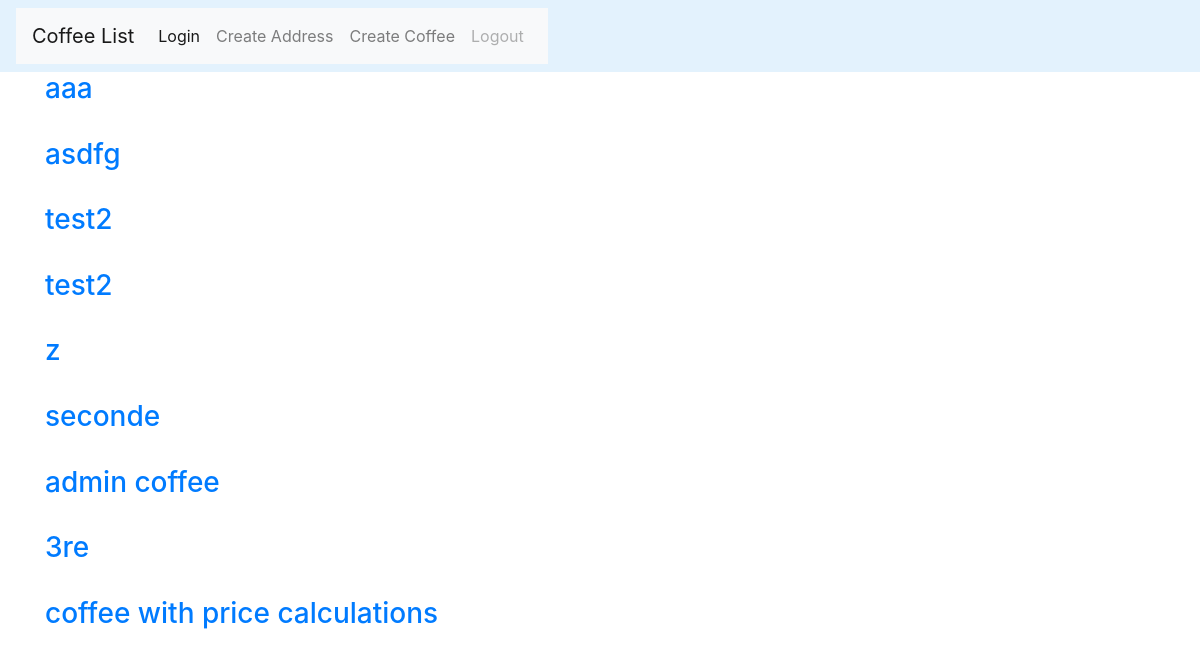
/coffee/userCoffees/ (signed in), run on an earlier commit of the app's database.
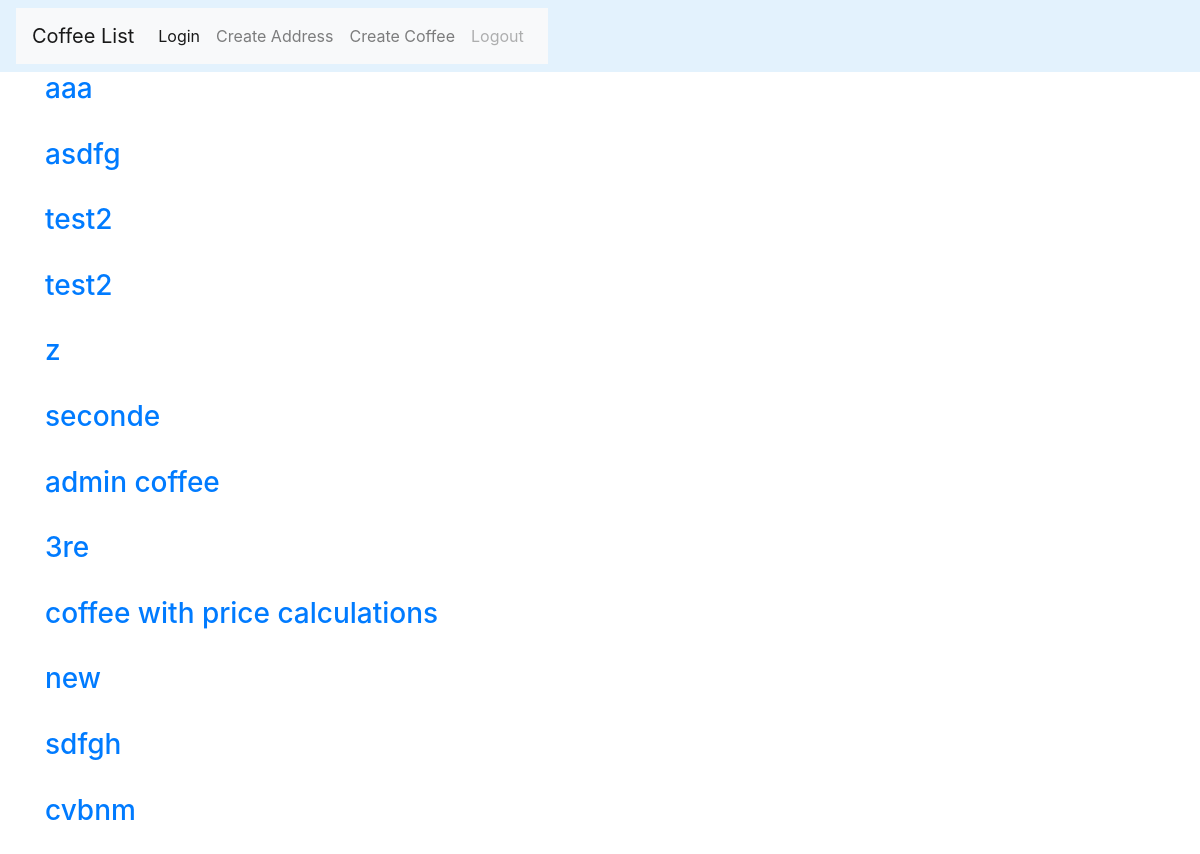
And on a later commit of the database.
### coffee/models.py (models this page shows, shortened)
class Coffee(models.Model):
	user=models.ForeignKey(User)
	name=models.CharField(max_length=50)
	powder=models.ManyToManyField(Powder)
	syrup=models.ManyToManyField(Syrup)
	roast=models.ForeignKey(Roast)
	beans=models.ForeignKey(Beans, null=True)
	milk=models.FloatField()
	water=models.FloatField()
	foam=models.BooleanField()
	shots=models.PositiveIntegerField(default=1)
	extra_instruction=models.TextField(null=True)
	price=models.DecimalField(max_digits=5, decimal_places=3, null=True)
	def get_absolute_url(self):
		return reverse ("coffee:userCoffeeDetails", kwargs = {"details_id": self.id})

### coffee/views.py (the view)
def userCoffee(request):
    if not (request.user.is_superuser or request.user.is_staff):
        raise Http404
    userCoffee_obj=Coffee.objects.all()
    context={
        'userCoffee_obj':userCoffee_obj
    }
    return render(request, 'userCoffees.html', context)

### coffee/templates/userCoffees.html (shortened to what this page needs)
{% extends 'base.html' %}
{% load crispy_forms_tags %}
{% block content %}
	<div class='row'>
		<div class='col-sm-6 col-sm-offset-3'>
	{% for x in userCoffee_obj %}
	<h3><a href='{{x.get_absolute_url}}'>{{x.name}}</a></h3><br>
	{% endfor %}
</div>
		</div>
{% endblock content %}

What changed in the data, as far as the page shows it:
added Coffee: name "new"
added Coffee: name "sdfgh"
added Coffee: name "cvbnm"
